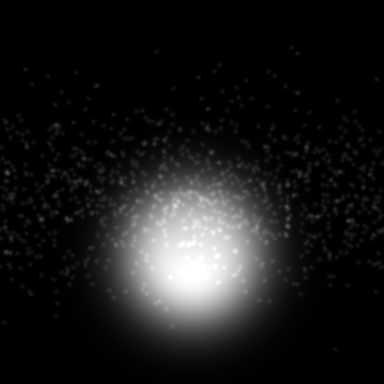
#> input picture Python_Codings/Outputs_simulate/sim.gif, 384 x 384 px
$ python extract_key_frames.py
#> lines starting #> are read from the running program, lines starting #| are printed output that depends on the picture
"""
Extract key frames (first, middle, last) from two GIF files.

Default inputs: (from simulate/pipeline_forward.py)
- Outputs_simulate/sim.gif
- Outputs_pipeline/pipeline.gif

Default outputs: (3 images per GIF from Outputs_simulate/pipeline file)
- Key_Outputs_image/Key_simulate/
- Key_Outputs_image/Key_pipeline/

- Hongze Lin
"""

from __future__ import annotations
from pathlib import Path
from PIL import Image

# Function - Extract key frames from a GIF and save them as PNG images.
def extract_key_frames(gif_path: Path, output_dir: Path) -> None:
    """Extract frame 0, middle frame, and last frame from a GIF."""
    if not gif_path.exists():
        raise FileNotFoundError(f"GIF not found: {gif_path}")

    output_dir.mkdir(parents=True, exist_ok=True)

    with Image.open(gif_path) as gif:
#> gif is the input picture: PIL image 384x384 L; min 0, max 255, mean 26.8
        total_frames = getattr(gif, "n_frames", 1)
#> total_frames = 80
        first_idx = 0
        mid_idx = total_frames // 2
#> mid_idx = 40
        last_idx = total_frames - 1
#> last_idx = 79

        frame_plan = [
            ("frame0", first_idx),
            ("frame_mid", mid_idx),
            ("frame_last", last_idx),
        ]
#> frame_plan = [('frame0', 0), ('frame_mid', 40), ('frame_last', 79)]

        for tag, frame_idx in frame_plan:
            gif.seek(frame_idx)
            frame = gif.convert("RGB")
            save_path = output_dir / f"{gif_path.stem}_{tag}.png"
            frame.save(save_path)
            print(f"Saved: {save_path}")
#> this loop made 3 passes
#| Saved: Python_Codings/Key_Outputs_image/Key_simulate/sim_frame0.png
#| Saved: Python_Codings/Key_Outputs_image/Key_simulate/sim_frame_mid.png
#| Saved: Python_Codings/Key_Outputs_image/Key_simulate/sim_frame_last.png
#> pass 2, in extract_key_frames, `frame = gif.convert("RGB")`:
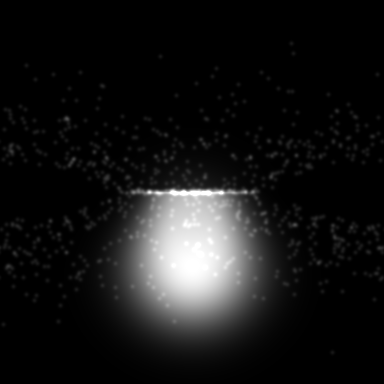
#> frame: PIL image 384x384 RGB; min 0, max 255, mean 22.4
#> pass 3, in extract_key_frames, `frame = gif.convert("RGB")`:
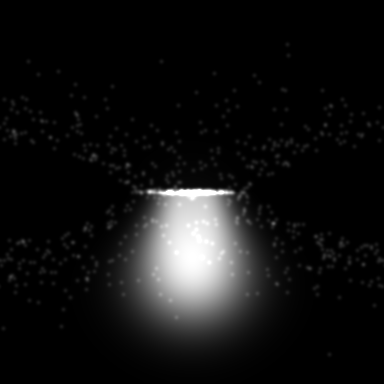
#> frame: PIL image 384x384 RGB; min 0, max 255, mean 18.9

# Main Function
def main() -> None:
    script_dir = Path(__file__).resolve().parent
    target_root = script_dir / "Key_Outputs_image"

    jobs = [
        (script_dir / "Outputs_simulate" / "sim.gif", target_root / "Key_simulate"),
        (
            script_dir / "Outputs_pipeline" / "pipeline.gif",
            target_root / "Key_pipeline",
        ),
    ]

    for gif_path, output_dir in jobs:
        extract_key_frames(gif_path, output_dir)
#> pass 2 of the loop in main, `for gif_path, output_dir in jobs:`:
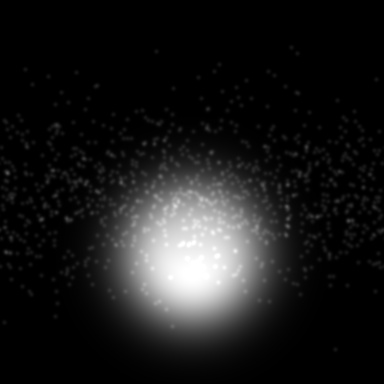
#> input picture Python_Codings/Outputs_pipeline/pipeline.gif, 384 x 384 px
#> in extract_key_frames, gif is the input picture: PIL image 384x384 L; min 0, max 255, mean 26.9
#> the loop in extract_key_frames (call 2), `for tag, frame_idx in frame_plan:` made 3 passes
#> (printed output is left out)
#> pass 2, in extract_key_frames (call 2), `frame = gif.convert("RGB")`:
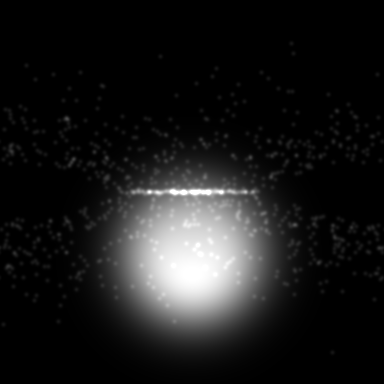
#> frame: PIL image 384x384 RGB; min 0, max 255, mean 26.8
#> pass 3, in extract_key_frames (call 2), `frame = gif.convert("RGB")`:
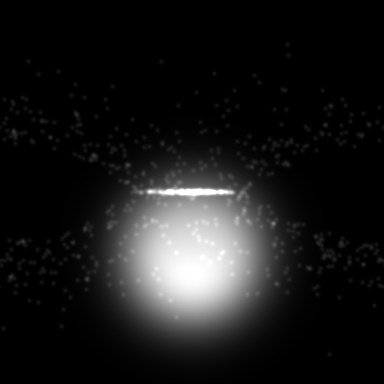
#> frame: PIL image 384x384 RGB; min 0, max 255, mean 26.3

    print(f"\nDone. Key frames are in: {target_root}")


if __name__ == "__main__":
    main()
